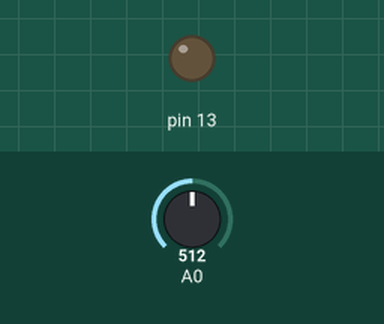
Bench run of a sketch on a simulated Arduino Uno, built with avr-gcc and run on an emulated ATmega328P. On the bench: output pins drawn as LEDs (lit = HIGH). The test bench sets the inputs (shaded band); at power-on: A0 = 512.

Above: at 1.2 s.
1.3 s: A0 set to 55
2.8 s: A0 set to 44
At 3.9 s:
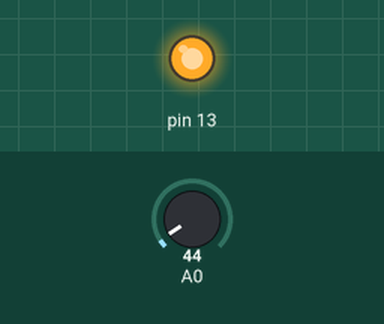
4.3 s: A0 set to 122
At 5.0 s:
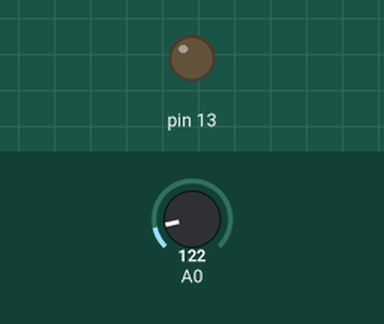
5.8 s: A0 set to 0
At 6.2 s:
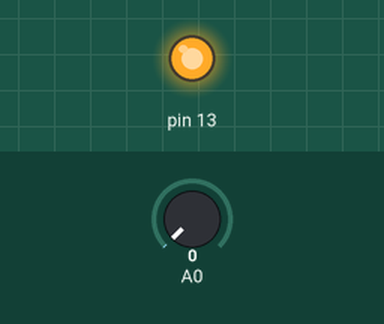
Timing chart, 0 to 8.3 s (numbered marks = the images above; inputs shaded):
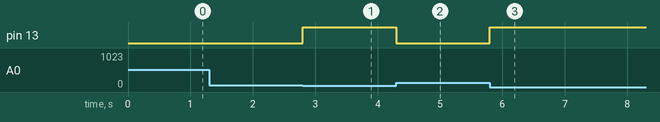

Measured:
- the behaviour switches between 51 and 50 on A0 (found by bisection; images 0 and 1)
- after the input at 1.3 s, every drawn part: stays the same
- after the input at 2.8 s, pin 13: LOW → HIGH at once
- after the input at 4.3 s, pin 13: HIGH → LOW at once
- after the input at 5.8 s, pin 13: LOW → HIGH at once

The sketch:

sketch_mar26a.ino
```cpp
//#define C4 261.63
//#define C6 1046.50
//#define C7 2093.00

void setup() {
  Serial.begin(9600);
  pinMode(13, OUTPUT);
//  pinMode(7, OUTPUT);
}

void loop() {
  int a = analogRead(A0);
  int b = 255 - a * 2.5;

  analogWrite(13, b < 0 ? 0 : b);
//  tone(7, C4 + (C7 - C4) * (b / 256.0));
//  delay(200);
}
```
